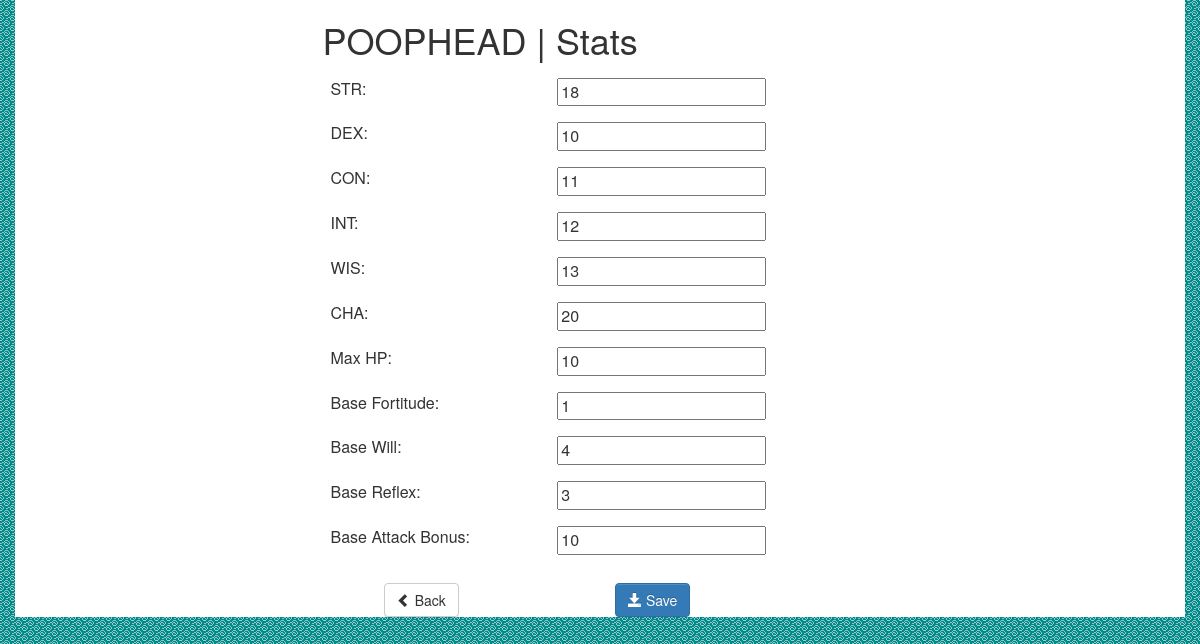
/3/stat_update/, run on an earlier commit of the app's database.
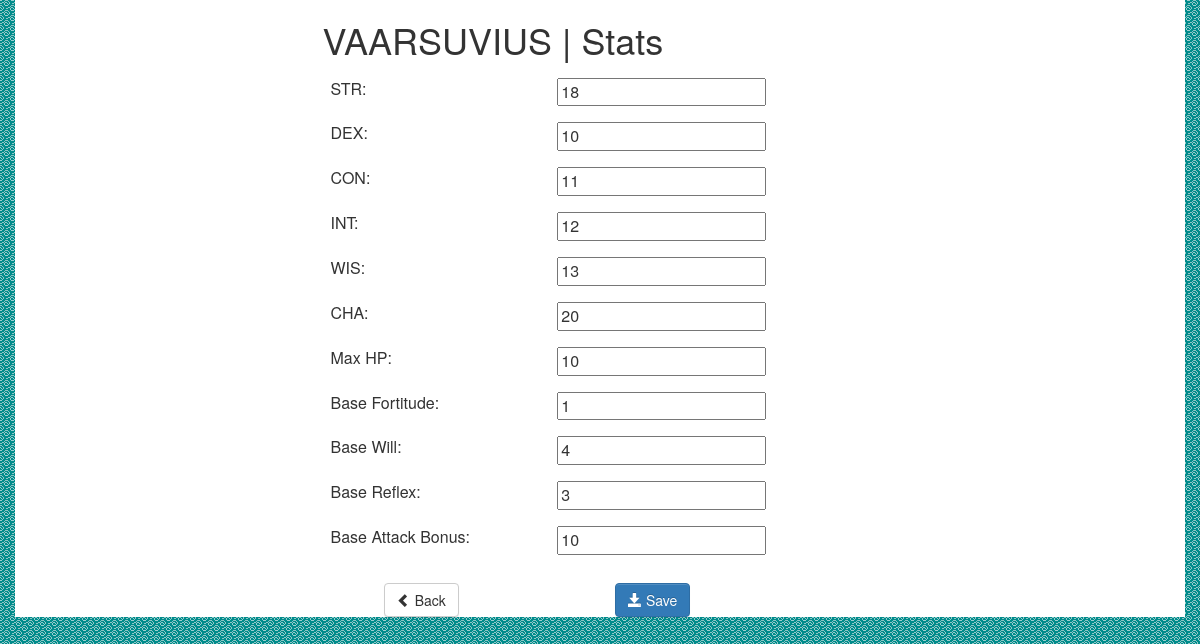
And on a later commit of the database.
### pf_char_sheet/models.py (models this page shows, shortened)
@python_2_unicode_compatible
class Character(models.Model):
    name = models.CharField(max_length=100)
    level = models.IntegerField(default=1)
    character_class = models.CharField(max_length=50, verbose_name='Class')
    alignment_choices = (
        ('LG', 'Lawful Good'),
        ('NG', 'Neutral Good'),
        ('CG', 'Chaotic Good'),
        ('LN', 'Lawful Neutral'),
        ('N', 'True Neutral'),
        ('CN', 'Chaotic Neutral'),
        ('LE', 'Lawful Evil'),
        ('NE', 'Neutral Evil'),
        ('CE', 'Chaotic Evil')
    )
    alignment = models.CharField(max_length=2, choices=alignment_choices)
    gender = models.CharField(max_length=50)
    race = models.CharField(max_length=75)
    size_choices = {
        ('f', 'Fine'),
        ('d', 'Diminutive'),
        ('t', 'Tiny'),
        ('s', 'Small'),
        ('m', 'Medium'),
        ('l', 'Large'),
        ('h', 'Huge'),
        ('g', 'Gargantuan'),
        ('c', 'Colossal')
    }
    size = models.CharField(max_length=1, choices=size_choices, default='m')
    inventory = models.TextField(default="")
    GP = models.IntegerField(default=0)
    SP = models.IntegerField(default=0)
    CP = models.IntegerField(default=0)
    STR = models.IntegerField(default=10)
    DEX = models.IntegerField(default=10)
    CON = models.IntegerField(default=10)
    CHA = models.IntegerField(default=10)
    INT = models.IntegerField(default=10)
    WIS = models.IntegerField(default=10)
    def _get_str_modifier(self):
        return self.calculate_ability_modifier(self.STR)
    str_modifier = property(_get_str_modifier)
    def _get_dex_modifier(self):
        return self.calculate_ability_modifier(self.DEX)
    dex_modifier = property(_get_dex_modifier)
    def _get_con_modifier(self):
        return self.calculate_ability_modifier(self.CON)
    con_modifier = property(_get_con_modifier)
    def _get_cha_modifier(self):
        return self.calculate_ability_modifier(self.CHA)
    cha_modifier = property(_get_cha_modifier)
    def _get_int_modifier(self):
        return self.calculate_ability_modifier(self.INT)
    int_modifier = property(_get_int_modifier)
    def _get_wis_modifier(self):
        return self.calculate_ability_modifier(self.WIS)
    wis_modifier = property(_get_wis_modifier)
    XP = models.IntegerField(default=0, verbose_name='Current HP')
    HP = models.IntegerField(default=10, verbose_name='Max HP')
    current_HP = models.IntegerField(default=10, verbose_name='Current HP')
    def _get_hp_percentage(self):
        return floor((float(self.current_HP) / float(self.HP)) * 100)
    hp_percentage = property(_get_hp_percentage)
    FORT = models.IntegerField(default=0, verbose_name="Base Fortitude")
    WILL = models.IntegerField(default=0, verbose_name="Base Will")
    REFLEX = models.IntegerField(default=0, verbose_name="Base Reflex")
    def _get_fort_save(self):
        return self.FORT + self.con_modifier
    fort_save = property(_get_fort_save)
    def _get_will_save(self):
        return self.WILL + self.wis_modifier
    will_save = property(_get_will_save)
    def _get_reflex_save(self):
        return self.REFLEX + self.dex_modifier
    reflex_save = property(_get_reflex_save)
    BAB = models.IntegerField(default=0, verbose_name="Base Attack Bonus")
    base_AC = models.IntegerField(default=0, verbose_name="Armor Bonuses")
    def _get_ac(self):
        return 10 + self.base_AC + self.size_modifier + self.dex_modifier
    AC = property(_get_ac)
    def _get_size_modifier(self):
        if self.size == 'c':
            return -8
        elif self.size == 'g':
            return -4
        elif self.size == 'h':
            return -2
        elif self.size == 'l':
            return -1
        elif self.size == 'm':
            return 0
        elif self.size == 's':
            return 1
        elif self.size == 't':
            return 2
        elif self.size == 'd':
            return 4
        elif self.size == 'f':
            return 8
    size_modifier = property(_get_size_modifier)
    def _get_cmb(self):
        return self.BAB + self.str_modifier + self.size_modifier
    CMB = property(_get_cmb)
    def _get_cmd(self):
        return self.BAB + self.str_modifier + self.dex_modifier + self.size_modifier + 10
    CMD = property(_get_cmd)
    acrobatics = models.IntegerField(default=0)
    appraise = models.IntegerField(default=0)
    bluff = models.IntegerField(default=0)
    climb = models.IntegerField(default=0)
    diplomacy = models.IntegerField(default=0)
    disable_device = models.IntegerField(default=0, verbose_name='Disable Device')
    disguise = models.IntegerField(default=0)
    escape_artist = models.IntegerField(default=0, verbose_name='Escape Artist')
    fly = models.IntegerField(default=0)
    handle_animal = models.IntegerField(default=0, verbose_name='Handle Animal')
    heal = models.IntegerField(default=0)
    intimidate = models.IntegerField(default=0)
    knowledge_arcana = models.IntegerField(default=0, verbose_name='Knowledge (Arcana)')
    knowledge_dungeoneering = models.IntegerField(default=0, verbose_name='Knowledge (Dungeoneering)')
    knowledge_engineering = models.IntegerField(default=0, verbose_name='Knowledge (Engineering)')
    knowledge_geography = models.IntegerField(default=0, verbose_name='Knowledge (Geography)')
    knowledge_history = models.IntegerField(default=0, verbose_name='Knowledge (History)')
    knowledge_local = models.IntegerField(default=0, verbose_name='Knowledge (Local)')
    knowledge_nature = models.IntegerField(default=0, verbose_name='Knowledge (Nature)')
    knowledge_nobility = models.IntegerField(default=0, verbose_name='Knowledge (Nobility)')
    knowledge_planes = models.IntegerField(default=0, verbose_name='Knowledge (Planes)')
    knowledge_religion = models.IntegerField(default=0, verbose_name='Knowledge (Religion)')
    linguistics = models.IntegerField(default=0)
    perception = models.IntegerField(default=0)
    ride = models.IntegerField(default=0)
    sense_motive = models.IntegerField(default=0, verbose_name='Sense Motive')
    sleight_of_hand = models.IntegerField(default=0, verbose_name='Sleight of Hand')
    spellcraft = models.IntegerField(default=0)
    stealth = models.IntegerField(default=0)
    survival = models.IntegerField(default=0)
    swim = models.IntegerField(default=0)
    use_magic_device = models.IntegerField(default=0, verbose_name='Use Magic Device')

### pf_char_sheet/views.py (the view)
# urls.py: url(r'^(?P<pk>[0-9]+)/stat_update/$', views.statUpdate.as_view(), name='stat update'),
class statUpdate(UpdateView):
    model = Character
    fields = ['STR','DEX','CON','INT','WIS','CHA',
              'HP','FORT','WILL','REFLEX','BAB']
    template_name = 'stat_update.html'

### pf_char_sheet/templates/stat_update.html (shortened to what this page needs)
{% load staticfiles %}
<head>
    <link rel="stylesheet" media="screen" href="https://fontlibrary.org/face/aileron" type="text/css"/>
    <link rel="stylesheet" href="{% static 'fonts/css/rpg-awesome.css' %}">
    <link href="{% static 'bootstrap/css/bootstrap-theme.min.css' %}" rel="stylesheet">
    <link href="https://maxcdn.bootstrapcdn.com/bootstrap/3.3.6/css/bootstrap.min.css" rel="stylesheet">
    <link href="https://maxcdn.bootstrapcdn.com/font-awesome/4.6.1/css/font-awesome.min.css" rel="stylesheet">
    <link rel="stylesheet" href="{% static 'css/style.css' %}" type="text/css"/>
</head>
<div class="container">
    <div class="row">
        <div class="col-xs-6 col-xs-offset-3">
            <h1>{{ character.name | upper }} | Stats</h1>
            <form action="" method="post">{% csrf_token %}
                <table class="table borderless">
                    {{ form.as_table }}
                </table>
                    <div class="col-xs-4 col-xs-offset-1">
<a class="btn btn-default" href="{% url 'char' character.id %}"><i class="glyphicon glyphicon-chevron-left"></i> Back</a>
                        </div>
                    <div class="col-xs-4 col-xs-offset-1">
                    <button type="submit" class="btn btn-primary"><i class="glyphicon glyphicon-save"></i> Save</button></div>
            </form>
        </div>
    </div>
</div>

### static/css/style.css (style rules this page uses)
.table { border-bottom:0px !important; }
.table th, .table td { border: 1px !important; }
.container { background-color: white !important; }
label { font-weight: lighter; }

What changed in the data, as far as the page shows it:
changed Character: name "POOPHEAD" → "VAARSUVIUS"
